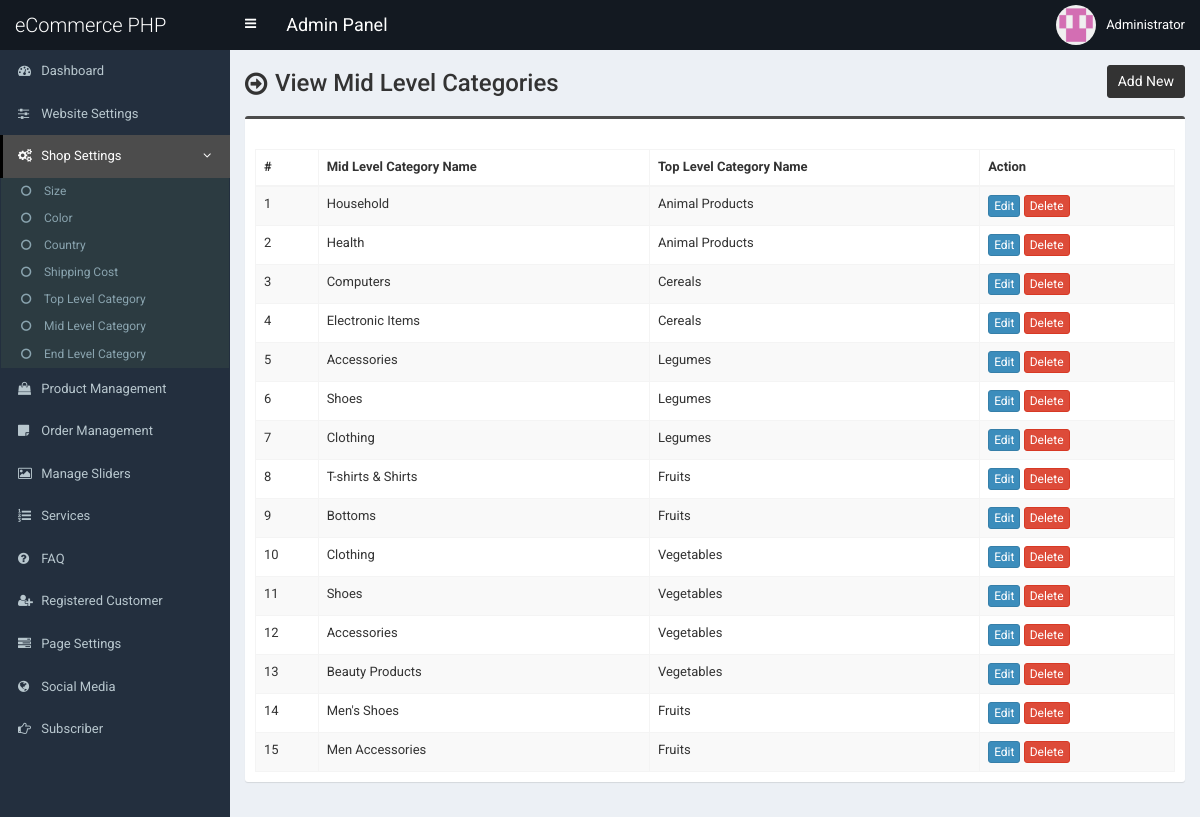
Before: /admin/mid-category.php (signed in) with the older database file.
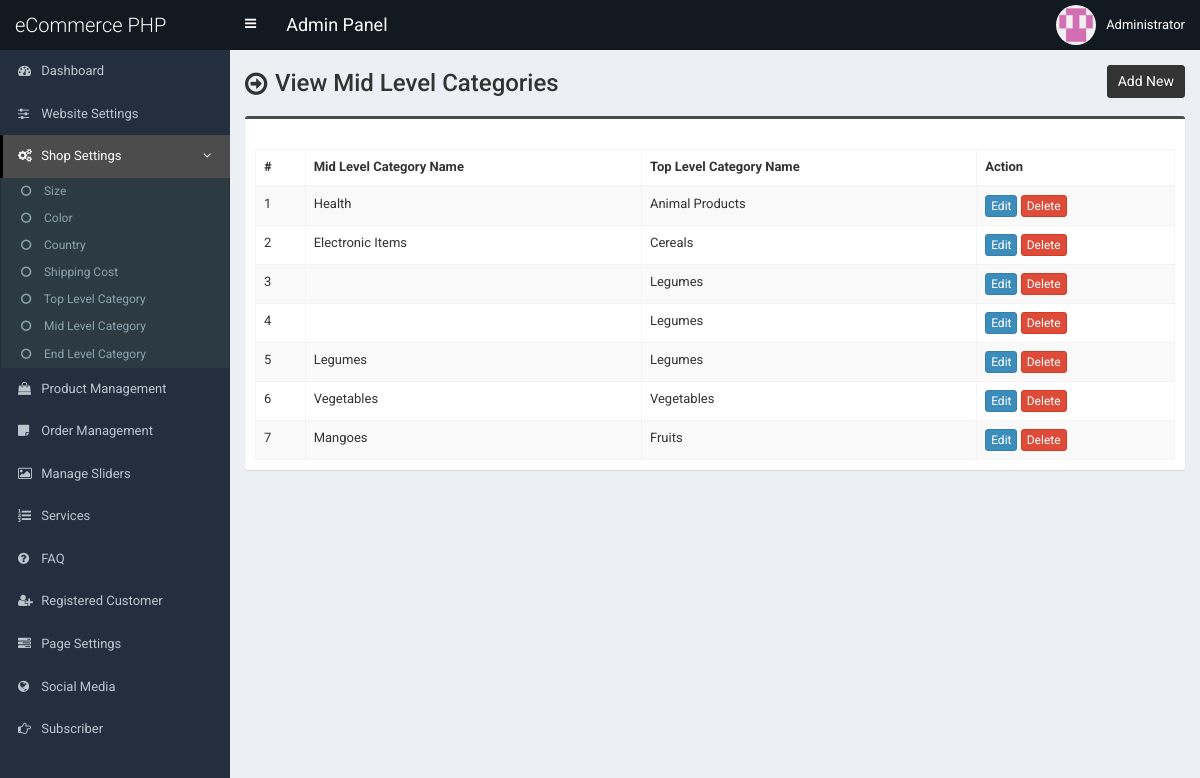
After: the same page with the newer database file.
### tables this page shows
CREATE TABLE `tbl_mid_category` (
  `mcat_id` int(11) NOT NULL,
  `mcat_name` varchar(255) NOT NULL,
  `tcat_id` int(11) NOT NULL
);

CREATE TABLE `tbl_top_category` (
  `tcat_id` int(11) NOT NULL,
  `tcat_name` varchar(255) NOT NULL,
  `show_on_menu` int(1) NOT NULL
);

### admin/mid-category.php (the view, shortened to what this page needs)
<?php require_once('header.php'); ?>
<section class="content-header">
	<div class="content-header-left">
		<h1>View Mid Level Categories</h1>
	</div>
	<div class="content-header-right">
		<a href="mid-category-add.php" class="btn btn-primary btn-sm">Add New</a>
	</div>
</section>
<section class="content">
  <div class="row">
    <div class="col-md-12">
      <div class="box box-info">
        <div class="box-body table-responsive">
          <table id="example1" class="table table-bordered table-hover table-striped">
			<thead>
			    <tr>
			        <th>#</th>
			        <th>Mid Level Category Name</th>
                    <th>Top Level Category Name</th>
			        <th>Action</th>
			    </tr>
			</thead>
            <tbody>
            	<?php
            	$i=0;
            	$statement = $pdo->prepare("SELECT *
                                    FROM tbl_mid_category t1
                                    JOIN tbl_top_category t2
                                    ON t1.tcat_id = t2.tcat_id
                                    ORDER BY t1.mcat_id DESC");
            	$statement->execute();
            	$result = $statement->fetchAll(PDO::FETCH_ASSOC);
            	foreach ($result as $row) {
            		$i++;
            		?>
					<tr>
	                    <td><?php echo $i; ?></td>
	                    <td><?php echo $row['mcat_name']; ?></td>
                        <td><?php echo $row['tcat_name']; ?></td>
	                    <td>
	                        <a href="mid-category-edit.php?id=<?php echo $row['mcat_id']; ?>" class="btn btn-primary btn-xs">Edit</a>
	                        <a href="#" class="btn btn-danger btn-xs" data-href="mid-category-delete.php?id=<?php echo $row['mcat_id']; ?>" data-toggle="modal" data-target="#confirm-delete">Delete</a>
	                    </td>
	                </tr>
            		<?php
            	}
            	?>
            </tbody>
          </table>
        </div>
      </div>
</section>
<?php require_once('footer.php'); ?>

Changed rows visible on the page:
removed tbl_mid_category: mcat_name "Household", tcat.tcat_name "Animal Products"
removed tbl_mid_category: mcat_name "Computers", tcat.tcat_name "Cereals"
removed tbl_mid_category: mcat_name "T-shirts & Shirts", tcat.tcat_name "Fruits"
removed tbl_mid_category: mcat_name "Bottoms", tcat.tcat_name "Fruits"
removed tbl_mid_category: mcat_name "Clothing", tcat.tcat_name "Vegetables"
removed tbl_mid_category: mcat_name "Shoes", tcat.tcat_name "Vegetables"
removed tbl_mid_category: mcat_name "Accessories", tcat.tcat_name "Vegetables"
removed tbl_mid_category: mcat_name "Men's Shoes", tcat.tcat_name "Fruits"
changed tbl_mid_category (number 3 of 7 on the later page): mcat_name "Accessories" → (not shown)
changed tbl_mid_category (number 4 of 7 on the later page): mcat_name "Shoes" → (not shown)
changed tbl_mid_category (number 5 of 7 on the later page): mcat_name "Clothing" → "Legumes"
changed tbl_mid_category "Vegetables": mcat_name "Beauty Products" → "Vegetables"
changed tbl_mid_category "Fruits": mcat_name "Men Accessories" → "Mangoes"
